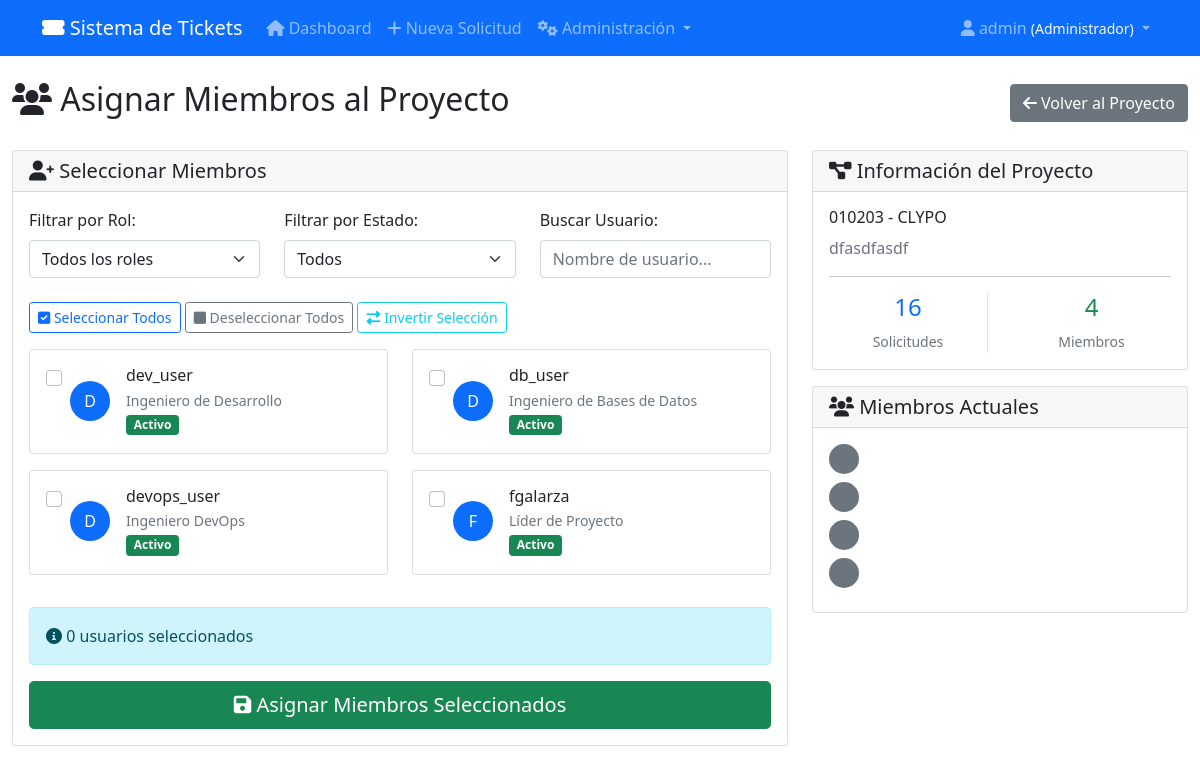
Page /proyectos/2/miembros/ (signed in) on the committed database.
### tickets/models.py (models this page shows, shortened)
class UserProfile(models.Model):
    ROLES = [
        ('dev', 'Ingeniero de Desarrollo'),
        ('db', 'Ingeniero de Bases de Datos'),
        ('devops', 'Ingeniero DevOps'),
        ('admin', 'Administrador'),
        ('lider', 'Líder de Proyecto'),
    ]
    user = models.OneToOneField(User, on_delete=models.CASCADE, related_name='profile')
    role = models.CharField(max_length=10, choices=ROLES, default='dev')
    proyectos_asignados = models.ManyToManyField(Proyecto, blank=True,
                                               related_name='miembros_equipo',
                                               verbose_name="Proyectos Asignados")
    departamento = models.CharField(max_length=100, blank=True, verbose_name="Departamento")
    telefono = models.CharField(max_length=20, blank=True, verbose_name="Teléfono")
    activo = models.BooleanField(default=True, verbose_name="Activo")
    fecha_creacion = models.DateTimeField(auto_now_add=True)

class Proyecto(models.Model):
    nombre = models.CharField(max_length=100, unique=True, verbose_name="Nombre del Proyecto")
    codigo = models.CharField(max_length=20, unique=True, verbose_name="Código del Proyecto",
                             help_text="Código único para identificar el proyecto (ej: PROJ001)")
    descripcion = models.TextField(blank=True, verbose_name="Descripción")
    cliente = models.CharField(max_length=100, blank=True, verbose_name="Cliente")
    lider_proyecto = models.ForeignKey(User, on_delete=models.SET_NULL, null=True, blank=True,
                                      related_name='proyectos_liderados', verbose_name="Líder del Proyecto")
    base_datos_principal = models.CharField(max_length=100, blank=True, verbose_name="Base de Datos Principal")
    motor_bd = models.CharField(max_length=50, choices=[
        ('mysql', 'MySQL'),
        ('postgresql', 'PostgreSQL'),
        ('sqlserver', 'SQL Server'),
        ('oracle', 'Oracle'),
        ('sqlite', 'SQLite')
    ], default='mysql', verbose_name="Motor de Base de Datos")
    ESTADOS_PROYECTO = [
        ('activo', 'Activo'),
        ('en_pausa', 'En Pausa'),
        ('finalizado', 'Finalizado'),
        ('cancelado', 'Cancelado'),
    ]
    estado = models.CharField(max_length=20, choices=ESTADOS_PROYECTO, default='activo', verbose_name="Estado")
    fecha_inicio = models.DateField(null=True, blank=True, verbose_name="Fecha de Inicio")
    fecha_fin_estimada = models.DateField(null=True, blank=True, verbose_name="Fecha de Fin Estimada")
    fecha_creacion = models.DateTimeField(auto_now_add=True, verbose_name="Fecha de Creación")
    fecha_actualizacion = models.DateTimeField(auto_now=True, verbose_name="Última Actualización")
    configuraciones = models.JSONField(default=dict, blank=True, verbose_name="Configuraciones Adicionales",
                                     help_text="Configuraciones específicas del proyecto en formato JSON")
    activo = models.BooleanField(default=True, verbose_name="Activo")
    class Meta:
        verbose_name = "Proyecto"
        verbose_name_plural = "Proyectos"
        ordering = ['nombre']
    def get_solicitudes_total(self):
        return self.solicitudes.count()

### tickets/views.py (the view)
# urls.py: path('proyectos/<int:pk>/miembros/', views.asignar_miembros_proyecto, name='asignar_miembros_proyecto'),
@login_required
@user_passes_test(es_admin)
def asignar_miembros_proyecto(request, pk):
    proyecto = get_object_or_404(Proyecto, pk=pk)
    if request.method == 'POST':
        form = AsignarMiembrosProyectoForm(request.POST, proyecto=proyecto)
        if form.is_valid():
            for user_profile in UserProfile.objects.all():
                user_profile.proyectos_asignados.remove(proyecto)
            miembros_seleccionados = form.cleaned_data['miembros']
            for user in miembros_seleccionados:
                user.profile.proyectos_asignados.add(proyecto)
            messages.success(request, f'Miembros asignados al proyecto "{proyecto.nombre}" exitosamente.')
            return redirect('detalle_proyecto', pk=proyecto.pk)
    else:
        form = AsignarMiembrosProyectoForm(proyecto=proyecto)
    return render(request, 'tickets/admin/asignar_miembros.html', {
        'form': form,
        'proyecto': proyecto
    })

### tickets/forms.py
class AsignarMiembrosProyectoForm(forms.Form):
    miembros = forms.ModelMultipleChoiceField(
        queryset=User.objects.all(),
        widget=forms.CheckboxSelectMultiple(attrs={'class': 'form-check-input'}),
        required=False,
        label="Miembros del equipo"
    )
    def __init__(self, *args, **kwargs):
        proyecto = kwargs.pop('proyecto', None)
        super().__init__(*args, **kwargs)
        self.fields['miembros'].queryset = User.objects.filter(
            profile__activo=True,
            is_active=True
        ).exclude(profile__role='admin')  # Admin no necesita ser asignado
        if proyecto:
            miembros_actuales = User.objects.filter(profile__proyectos_asignados=proyecto)
            self.fields['miembros'].initial = miembros_actuales

### tickets/views.py (called while the page is built)
def es_admin(user):
    return user.is_authenticated and hasattr(user, 'profile') and user.profile.role == 'admin'

### templates/tickets/admin/asignar_miembros.html (shortened to what this page needs)
{% extends 'base.html' %}
{% block content %}
<div class="d-flex justify-content-between align-items-center mb-4">
    <h2><i class="fas fa-users"></i> Asignar Miembros al Proyecto</h2>
    <a href="{% url 'detalle_proyecto' proyecto.pk %}" class="btn btn-secondary">
        <i class="fas fa-arrow-left"></i> Volver al Proyecto
    </a>
</div>
<div class="row">
    <div class="col-md-8">
        <div class="card">
            <div class="card-header">
                <h5 class="mb-0"><i class="fas fa-user-plus"></i> Seleccionar Miembros</h5>
            </div>
            <div class="card-body">
                <div class="row mb-4">
                    <div class="col-md-4">
                        <label for="filtro-rol" class="form-label">Filtrar por Rol:</label>
                        <select id="filtro-rol" class="form-select">
                            <option value="">Todos los roles</option>
                        </select>
                    </div>
                    <div class="col-md-4">
                        <label for="filtro-estado" class="form-label">Filtrar por Estado:</label>
                        <select id="filtro-estado" class="form-select">
                            <option value="">Todos</option>
                        </select>
                    </div>
                    <div class="col-md-4">
                        <label for="buscar-usuario" class="form-label">Buscar Usuario:</label>
                        <input type="text" id="buscar-usuario" class="form-control" placeholder="Nombre de usuario...">
                    </div>
                </div>
                <div class="mb-3">
                    <button type="button" class="btn btn-sm btn-outline-primary" onclick="seleccionarTodos()">
                        <i class="fas fa-check-square"></i> Seleccionar Todos
                    </button>
                    <button type="button" class="btn btn-sm btn-outline-secondary" onclick="deseleccionarTodos()">
                        <i class="fas fa-square"></i> Deseleccionar Todos
                    </button>
                    <button type="button" class="btn btn-sm btn-outline-info" onclick="invertirSeleccion()">
                        <i class="fas fa-exchange-alt"></i> Invertir Selección
                    </button>
                </div>
                <form method="post">
                    <div class="row" id="lista-usuarios">
                        {% for user in form.miembros.field.queryset %}
                        <div class="col-md-6 mb-3 usuario-card"
                             data-rol="{{ user.profile.role }}"
                             data-activo="{{ user.is_active|yesno:'activo,inactivo' }}"
                             data-username="{{ user.username|lower }}">
                            <div class="card h-100 {% if user in proyecto.miembros_equipo.all %}border-success{% endif %}">
                                <div class="card-body">
                                    <div class="form-check">
                                        <input class="form-check-input" type="checkbox"
                                               name="miembros" value="{{ user.id }}"
                                               id="user_{{ user.id }}"
                                               {% if user in proyecto.miembros_equipo.all %}checked{% endif %}>
                                        <label class="form-check-label w-100" for="user_{{ user.id }}">
                                            <div class="d-flex align-items-center">
                                                <div class="flex-shrink-0 me-3">
                                                    <div class="bg-primary text-white rounded-circle d-flex align-items-center justify-content-center"
                                                         style="width: 40px; height: 40px;">
                                                        {{ user.username|first|upper }}
                                                    </div>
                                                </div>
                                                <div class="flex-grow-1">
                                                    <h6 class="mb-1">{{ user.username }}</h6>
                                                    <p class="mb-1 text-muted small">
                                                        {{ user.profile.get_role_display }}
                                                    </p>
                                                    <div class="d-flex align-items-center">
                                                        {% if user.is_active %}
                                                            <span class="badge bg-success me-2">Activo</span>
                                                        {% else %}
                                                            <span class="badge bg-danger me-2">Inactivo</span>
                                                        {% endif %}
                                                    </div>
                                                </div>
                                            </div>
                                        </label>
                                    </div>
                                </div>
                            </div>
                        </div>
                        {% endfor %}
                    </div>
                    <div class="alert alert-info mt-3">
                        <i class="fas fa-info-circle"></i>
                        <span id="contador-seleccionados">0</span> usuarios seleccionados
                    </div>
                    <div class="d-grid">
                        <button type="submit" class="btn btn-success btn-lg">
                            <i class="fas fa-save"></i> Asignar Miembros Seleccionados
                        </button>
                    </div>
                </form>
            </div>
        </div>
    </div>
    <div class="col-md-4">
        <div class="card mb-3">
            <div class="card-header">
                <h5 class="mb-0"><i class="fas fa-project-diagram"></i> Información del Proyecto</h5>
            </div>
            <div class="card-body">
                <h6>{{ proyecto.codigo }} - {{ proyecto.nombre }}</h6>
                <p class="text-muted">{{ proyecto.descripcion|default:"Sin descripción" }}</p>
                <hr>
                <div class="row text-center">
                    <div class="col-6">
                        <div class="border-end">
                            <h4 class="text-primary">{{ proyecto.get_solicitudes_total }}</h4>
                            <small class="text-muted">Solicitudes</small>
                        </div>
                    </div>
                    <div class="col-6">
                        <h4 class="text-success">{{ proyecto.miembros_equipo.count }}</h4>
                        <small class="text-muted">Miembros</small>
                    </div>
                </div>
            </div>
        </div>
        <div class="card">
            <div class="card-header">
                <h5 class="mb-0"><i class="fas fa-users"></i> Miembros Actuales</h5>
            </div>
            <div class="card-body">
                {% if proyecto.miembros_equipo.all %}
                    {% for miembro in proyecto.miembros_equipo.all %}
                    <div class="d-flex align-items-center mb-2">
                        <div class="flex-shrink-0 me-2">
                            <div class="bg-secondary text-white rounded-circle d-flex align-items-center justify-content-center"
                                 style="width: 30px; height: 30px; font-size: 12px;">
                            </div>
                        </div>
                    </div>
                    {% endfor %}
                {% else %}
                    <p class="text-muted">No hay miembros asignados aún.</p>
                {% endif %}
            </div>
        </div>
    </div>
</div>
{% endblock %}

### templates/base.html (shortened to what this page needs)
<!DOCTYPE html>
<html lang="es">
<head>
    <link href="https://cdn.jsdelivr.net/npm/bootstrap@5.1.3/dist/css/bootstrap.min.css" rel="stylesheet">
    <link href="https://cdnjs.cloudflare.com/ajax/libs/font-awesome/6.0.0/css/all.min.css" rel="stylesheet">
</head>
<body>
    <nav class="navbar navbar-expand-lg navbar-dark bg-primary">
        <div class="container">
            <a class="navbar-brand" href="{% url 'dashboard' %}">
                <i class="fas fa-ticket-alt"></i> Sistema de Tickets
            </a>
            {% if user.is_authenticated %}
            <div class="collapse navbar-collapse" id="navbarNav">
                <ul class="navbar-nav me-auto">
                    <li class="nav-item">
                        <a class="nav-link" href="{% url 'dashboard' %}">
                            <i class="fas fa-home"></i> Dashboard
                        </a>
                    </li>
                    <li class="nav-item">
                        <a class="nav-link" href="{% url 'crear_solicitud' %}">
                            <i class="fas fa-plus"></i> Nueva Solicitud
                        </a>
                    </li>
                    {% if user.profile.role == 'admin' %}
                    <li class="nav-item dropdown">
                        <a class="nav-link dropdown-toggle" href="#" id="adminDropdown" role="button" data-bs-toggle="dropdown">
                            <i class="fas fa-cogs"></i> Administración
                        </a>
                    </li>
                    {% else %}
                    <li class="nav-item">
                        <a class="nav-link" href="{% url 'lista_proyectos' %}">
                            <i class="fas fa-project-diagram"></i> Mis Proyectos
                        </a>
                    </li>
                    {% endif %}
                </ul>
                <ul class="navbar-nav">
                    <li class="nav-item dropdown">
                        <a class="nav-link dropdown-toggle" href="#" id="navbarDropdown" role="button" data-bs-toggle="dropdown">
                            <i class="fas fa-user"></i> {{ user.username }}
                            {% if user.profile %}
                                <small class="text-light">({{ user.profile.get_role_display }})</small>
                            {% endif %}
                        </a>
                    </li>
                </ul>
            </div>
            {% endif %}
        </div>
    </nav>
    <main class="container-fluid mt-4">
        {% block content %}{% endblock %}
    </main>
</body>
</html>

### rows in the picture
Proyecto: codigo "010203", nombre "CLYPO", descripcion "dfasdfasdf", get_solicitudes_total "16", miembros_equipo.count "4"

### other values in the picture
{{ user.username }} "admin"
{{ user.profile.get_role_display }} "Administrador"
{{ user.username|first|upper }} "D"
{{ user.username }} "dev_user"
{{ user.profile.get_role_display }} "Ingeniero de Desarrollo"
{{ user.username }} "db_user"
{{ user.profile.get_role_display }} "Ingeniero de Bases de Datos"
{{ user.username }} "devops_user"
{{ user.profile.get_role_display }} "Ingeniero DevOps"
{{ user.username|first|upper }} "F"
{{ user.username }} "fgalarza"
{{ user.profile.get_role_display }} "Líder de Proyecto"
